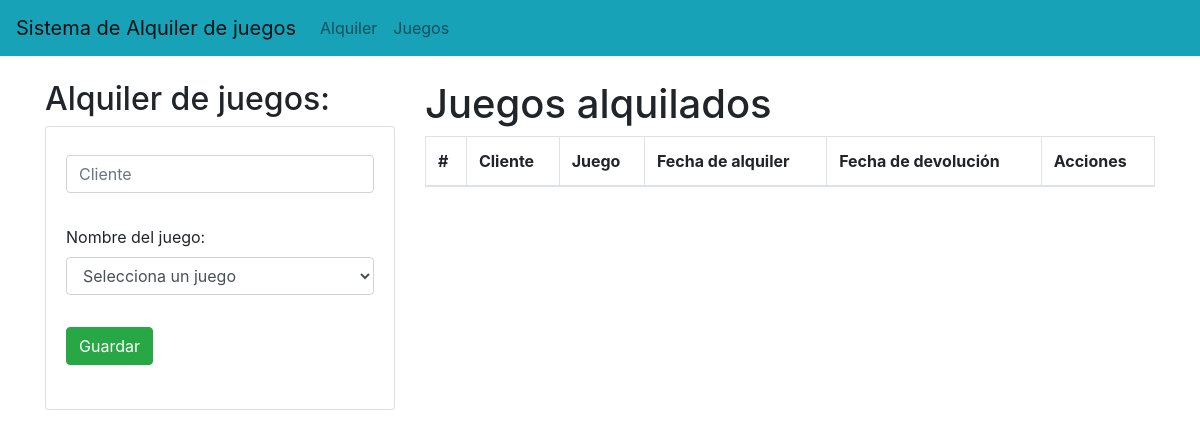
The app's page /, older data.
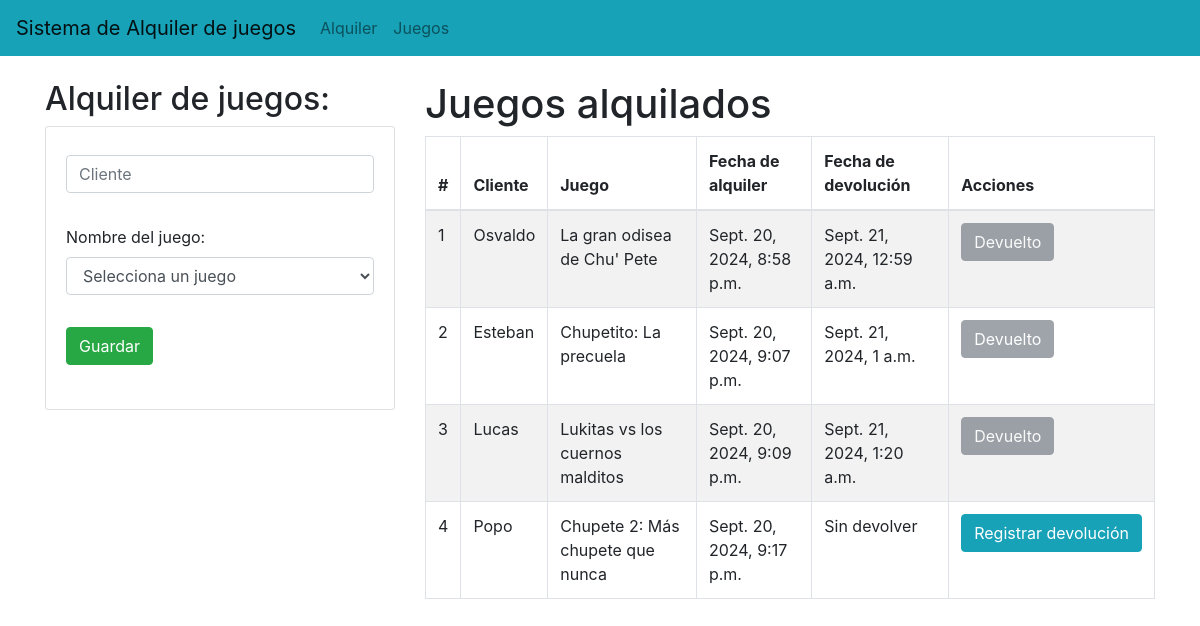
The same page, newer data.
### app_alquiler/models.py (models this page shows, shortened)
class Alquiler(models.Model):
    cliente = models.CharField(max_length=200)
    videojuego = models.ForeignKey(Videojuego, on_delete=models.CASCADE)
    fecha_alquiler = models.DateTimeField()
    fecha_devolucion = models.DateTimeField(null=True, blank=True)

class Videojuego(models.Model):
    titulo = models.CharField(max_length=200)
    plataforma = models.ForeignKey(Plataforma, on_delete=models.CASCADE)
    genero = models.ForeignKey(Genero, on_delete=models.CASCADE)
    stock = models.PositiveIntegerField()

### app_alquiler/views.py (the view)
# urls.py: path('', views.lista_alquileres, name='home'),
def lista_alquileres(request):
    alquileres = Alquiler.objects.all()
    plataformas = Plataforma.objects.all()
    videojuegos = Videojuego.objects.all()
    return render(request, 'alquiler.html', {'alquileres': alquileres, 'plataformas': plataformas, 'videojuegos': videojuegos})

### app_alquiler/templates/alquiler.html (shortened to what this page needs)
{% extends "./base.html" %}
{% block content %}
    <div class="row">
        <div class="col-sm-12 col-md-6 col-lg-4 col-xl-4">
            <h2>Alquiler de juegos:</h2>
            <div class="card">
                <div class="card-body">
                    <form action="{% url 'registrar_alquiler' %}" method="POST">
                        <div class="form-group py-2">
                            <input type="text" name="cliente" id="cliente" class="form-control" placeholder="Cliente" required>
                        </div>
                        <div class="form-group py-2">
                            <label for="juego">Nombre del juego:</label>
                            <select name="juego" id="juego" class="form-control">
                                <option value="">Selecciona un juego</option>
                            </select>
                        </div>
                        <div class="form-group py-2">
                            <button type="submit" class="btn btn-success">Guardar</button>
                        </div>
                    </form>
                </div>
            </div>
        </div>
        <div class="col-sm-12 col-md-6 col-lg-8 col-xl-8">
            <div class="table-responsive">
                <h1>Juegos alquilados</h1>
                <table class="table table-striped table-bordered table-hover py-2">
                    <thead>
                        <tr>
                            <th>#</th>
                            <th>Cliente</th>
                            <th>Juego</th>
                            <th>Fecha de alquiler</th>
                            <th>Fecha de devolución</th>
                            <th>Acciones</th>
                        </tr>
                    </thead>
                    <tbody>
                        {% for alquiler in alquileres %}
                            <tr>
                                <td>{{ forloop.counter }}</td>
                                <td>{{ alquiler.cliente }}</td>
                                <td>{{ alquiler.videojuego.titulo }}</td>
                                <td>{{ alquiler.fecha_alquiler }}</td>
                                <td>
                                    {% if alquiler.fecha_devolucion %}
                                        {{ alquiler.fecha_devolucion }}
                                    {% else %}
                                        Sin devolver
                                    {% endif %}
                                </td>
                                <td>
                                    {% if not alquiler.fecha_devolucion %}
                                        <a href="{% url 'finalizar_alquiler' alquiler.pk %}" class="btn btn-info">Registrar devolución</a>
                                    {% else %}
                                        <button class="btn btn-secondary" disabled>Devuelto</button>
                                    {% endif %}
                                </td>
                            </tr>
                        {% endfor %}
                    </tbody>
                </table>
            </div>
        </div>
    </div>
{% endblock %}

Row changes from the older to the newer data that the page shows:
added Alquiler: cliente "Osvaldo", videojuego.titulo "La gran odisea de Chu' Pete", fecha_alquiler "Sept. 20, 2024, 8:58 p.m.", fecha_devolucion "Sept. 21, 2024, 12:59 a.m.", shows "Devuelto"
added Alquiler: cliente "Esteban", videojuego.titulo "Chupetito: La precuela", fecha_alquiler "Sept. 20, 2024, 9:07 p.m.", fecha_devolucion "Sept. 21, 2024, 1 a.m.", shows "Devuelto"
added Alquiler: cliente "Lucas", videojuego.titulo "Lukitas vs los cuernos malditos", fecha_alquiler "Sept. 20, 2024, 9:09 p.m.", fecha_devolucion "Sept. 21, 2024, 1:20 a.m.", shows "Devuelto"
added Alquiler: cliente "Popo", videojuego.titulo "Chupete 2: Más chupete que nunca", fecha_alquiler "Sept. 20, 2024, 9:17 p.m.", shows "Sin devolver", shows "Registrar devolución"
